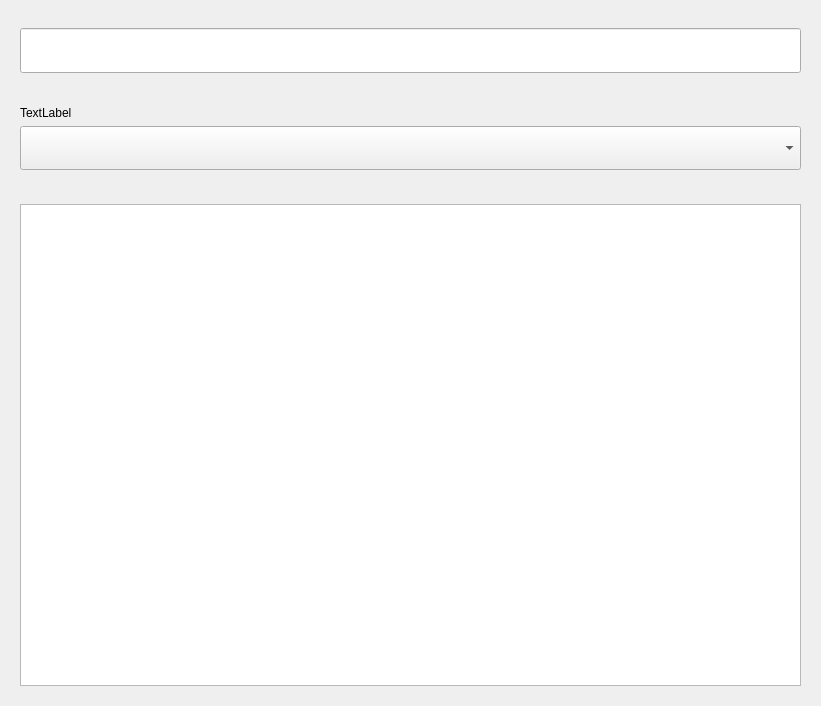
<?xml version="1.0" encoding="UTF-8"?>
<ui version="4.0">
 <class>OpenedNoteDialog</class>
 <widget class="QDialog" name="OpenedNoteDialog">
  <property name="geometry">
   <rect>
    <x>0</x>
    <y>0</y>
    <width>821</width>
    <height>706</height>
   </rect>
  </property>
  <property name="minimumSize">
   <size>
    <width>0</width>
    <height>706</height>
   </size>
  </property>
  <property name="windowTitle">
   <string>Dialog</string>
  </property>
  <layout class="QGridLayout" name="gridLayout">
   <item row="1" column="0">
    <widget class="QWidget" name="TitleWidget" native="true">
     <property name="enabled">
      <bool>true</bool>
     </property>
     <property name="sizePolicy">
      <sizepolicy hsizetype="Preferred" vsizetype="Fixed">
       <horstretch>0</horstretch>
       <verstretch>0</verstretch>
      </sizepolicy>
     </property>
     <property name="minimumSize">
      <size>
       <width>0</width>
       <height>0</height>
      </size>
     </property>
     <property name="maximumSize">
      <size>
       <width>16777215</width>
       <height>80</height>
      </size>
     </property>
     <property name="autoFillBackground">
      <bool>false</bool>
     </property>
     <layout class="QVBoxLayout" name="verticalLayout_2">
      <item>
       <widget class="QLineEdit" name="noteTitle_lineEdit">
        <property name="sizePolicy">
         <sizepolicy hsizetype="Preferred" vsizetype="Preferred">
          <horstretch>0</horstretch>
          <verstretch>0</verstretch>
         </sizepolicy>
        </property>
        <property name="minimumSize">
         <size>
          <width>0</width>
          <height>0</height>
         </size>
        </property>
        <property name="maximumSize">
         <size>
          <width>16777215</width>
          <height>45</height>
         </size>
        </property>
       </widget>
      </item>
     </layout>
    </widget>
   </item>
   <item row="4" column="0">
    <widget class="QWidget" name="DescriptionWidget" native="true">
     <property name="sizePolicy">
      <sizepolicy hsizetype="Preferred" vsizetype="Preferred">
       <horstretch>0</horstretch>
       <verstretch>0</verstretch>
      </sizepolicy>
     </property>
     <property name="minimumSize">
      <size>
       <width>0</width>
       <height>500</height>
      </size>
     </property>
     <property name="maximumSize">
      <size>
       <width>16777215</width>
       <height>16777215</height>
      </size>
     </property>
     <layout class="QVBoxLayout" name="verticalLayout">
      <item>
       <widget class="QTextEdit" name="noteDescription_textEdit">
        <property name="sizePolicy">
         <sizepolicy hsizetype="Preferred" vsizetype="Preferred">
          <horstretch>0</horstretch>
          <verstretch>0</verstretch>
         </sizepolicy>
        </property>
        <property name="maximumSize">
         <size>
          <width>16777215</width>
          <height>16777215</height>
         </size>
        </property>
       </widget>
      </item>
     </layout>
    </widget>
   </item>
   <item row="2" column="0">
    <widget class="QWidget" name="MoveNoteWidget" native="true">
     <layout class="QVBoxLayout" name="verticalLayout_3">
      <item>
       <widget class="QLabel" name="moveNoteTitle_label">
        <property name="sizePolicy">
         <sizepolicy hsizetype="Preferred" vsizetype="Fixed">
          <horstretch>0</horstretch>
          <verstretch>0</verstretch>
         </sizepolicy>
        </property>
        <property name="text">
         <string>TextLabel</string>
        </property>
       </widget>
      </item>
      <item>
       <widget class="QComboBox" name="moveNote_comboBox">
        <property name="maximumSize">
         <size>
          <width>16777215</width>
          <height>45</height>
         </size>
        </property>
       </widget>
      </item>
     </layout>
    </widget>
   </item>
   <item row="3" column="0">
    <spacer name="verticalSpacer">
     <property name="orientation">
      <enum>Qt::Vertical</enum>
     </property>
     <property name="sizeType">
      <enum>QSizePolicy::Fixed</enum>
     </property>
     <property name="sizeHint" stdset="0">
      <size>
       <width>20</width>
       <height>10</height>
      </size>
     </property>
    </spacer>
   </item>
  </layout>
 </widget>
 <resources/>
 <connections/>
</ui>
